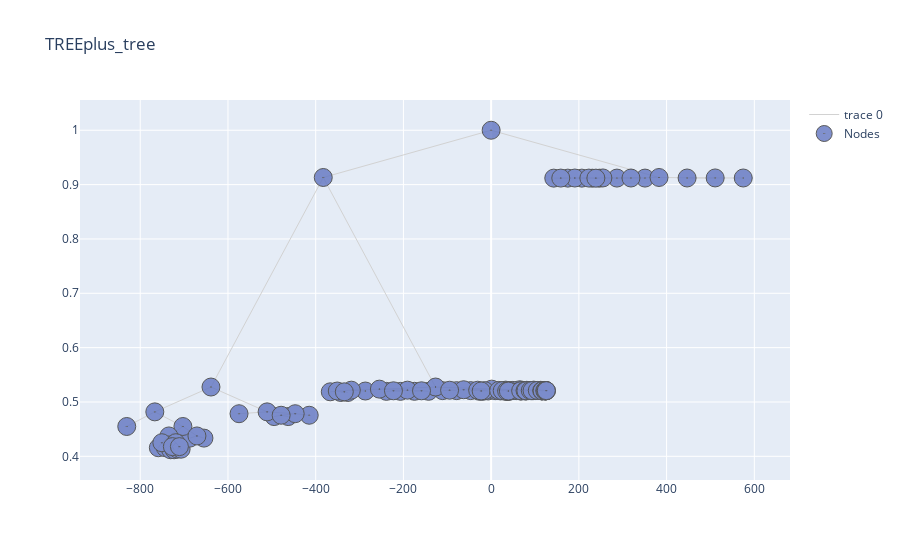

Notebook cell for this chart:
### Code cell
tree.print_tree(table = False, html = False, visual_pruning = True)#.style.hide_index()

### Figure 1 — Plotly figure (JSON) as saved in the notebook; plotly's stock layout.template omitted (floating-point values rounded to 4 significant figures; data arrays with more than 128 entries replaced by an {"elided": "..."} marker saying what was removed)
{"data": [{"hoverinfo": "none", "line": {"color": "rgb(210,210,210)", "width": 1}, "mode": "lines", "type": "scatter", "x": {"elided": "390 float values"}, "y": {"elided": "390 float values"}}, {"hoverinfo": "text", "marker": {"color": "#6175c1", "line": {"color": "rgb(50,50,50)", "width": 1}, "size": 18, "symbol": "circle-dot"}, "mode": "markers", "name": "Nodes", "opacity": 0.8, "text": {"elided": "131 str values"}, "type": "scatter", "x": {"elided": "131 float values"}, "y": {"elided": "131 float values"}}], "layout": {"title": {"text": "TREEplus_tree"}}}
